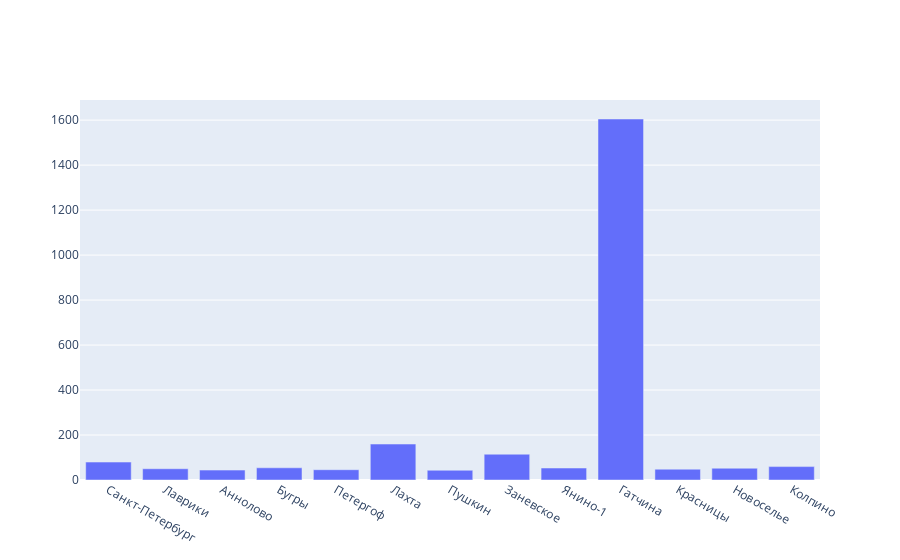

The cell this chart's notebook holds for it:
### Code cell
fig = go.Figure([go.Bar(
       y=df.groupby('locality_name')['area'].mean(),
       x=df.locality_name.unique(),
       name=column,
       )])
fig.show()

### Figure 1 — Plotly figure (JSON) as saved in the notebook; plotly's stock layout.template omitted (floating-point values rounded to 4 significant figures)
{"data": [{"name": "kitchen_space", "type": "bar", "x": ["Санкт-Петербург", "Лаврики", "Аннолово", "Бугры", "Петергоф", "Лахта", "Пушкин", "Заневское", "Янино-1", "Гатчина", "Красницы", "Новоселье", "Колпино"], "y": [79.7, 49.96, 44.13, 54.2, 45.73, 159.8, 43.37, 114.7, 53.27, 1605, 48.02, 52.33, 59.57]}], "layout": {}}
